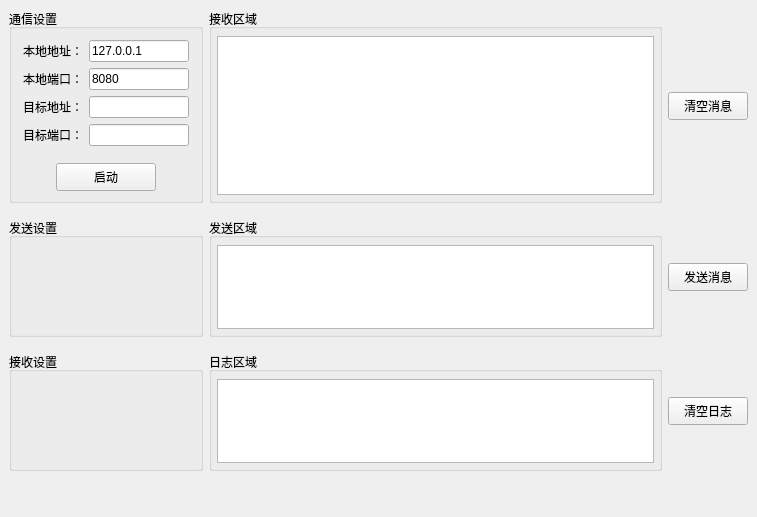
<?xml version="1.0" encoding="UTF-8"?>
<ui version="4.0">
 <class>LeonWgt</class>
 <widget class="QWidget" name="LeonWgt">
  <property name="geometry">
   <rect>
    <x>0</x>
    <y>0</y>
    <width>757</width>
    <height>517</height>
   </rect>
  </property>
  <property name="windowTitle">
   <string>LeonWgt</string>
  </property>
  <layout class="QVBoxLayout" name="verticalLayout_2">
   <property name="spacing">
    <number>15</number>
   </property>
   <property name="leftMargin">
    <number>9</number>
   </property>
   <property name="topMargin">
    <number>9</number>
   </property>
   <property name="rightMargin">
    <number>9</number>
   </property>
   <property name="bottomMargin">
    <number>9</number>
   </property>
   <item>
    <widget class="QWidget" name="widget_3" native="true">
     <layout class="QHBoxLayout" name="horizontalLayout_4" stretch="3,7,0">
      <property name="leftMargin">
       <number>0</number>
      </property>
      <property name="topMargin">
       <number>0</number>
      </property>
      <property name="rightMargin">
       <number>0</number>
      </property>
      <property name="bottomMargin">
       <number>0</number>
      </property>
      <item>
       <widget class="QGroupBox" name="groupBox">
        <property name="title">
         <string>通信设置</string>
        </property>
        <layout class="QVBoxLayout" name="verticalLayout_3">
         <property name="leftMargin">
          <number>0</number>
         </property>
         <property name="topMargin">
          <number>0</number>
         </property>
         <property name="rightMargin">
          <number>0</number>
         </property>
         <property name="bottomMargin">
          <number>9</number>
         </property>
         <item>
          <widget class="QWidget" name="widget" native="true">
           <layout class="QGridLayout" name="gridLayout">
            <item row="0" column="0">
             <widget class="QLabel" name="label">
              <property name="text">
               <string>本地地址：</string>
              </property>
             </widget>
            </item>
            <item row="0" column="1">
             <widget class="QLineEdit" name="lineEdit">
              <property name="text">
               <string>127.0.0.1</string>
              </property>
             </widget>
            </item>
            <item row="1" column="0">
             <widget class="QLabel" name="label_2">
              <property name="text">
               <string>本地端口：</string>
              </property>
             </widget>
            </item>
            <item row="1" column="1">
             <widget class="QLineEdit" name="lineEdit_2">
              <property name="text">
               <string>8080</string>
              </property>
             </widget>
            </item>
            <item row="2" column="0">
             <widget class="QLabel" name="label_3">
              <property name="text">
               <string>目标地址：</string>
              </property>
             </widget>
            </item>
            <item row="2" column="1">
             <widget class="QLineEdit" name="lineEdit_3"/>
            </item>
            <item row="3" column="0">
             <widget class="QLabel" name="label_4">
              <property name="text">
               <string>目标端口：</string>
              </property>
             </widget>
            </item>
            <item row="3" column="1">
             <widget class="QLineEdit" name="lineEdit_4"/>
            </item>
           </layout>
          </widget>
         </item>
         <item>
          <widget class="QWidget" name="widget_2" native="true">
           <layout class="QHBoxLayout" name="horizontalLayout_5">
            <property name="leftMargin">
             <number>0</number>
            </property>
            <property name="topMargin">
             <number>0</number>
            </property>
            <property name="rightMargin">
             <number>0</number>
            </property>
            <property name="bottomMargin">
             <number>0</number>
            </property>
            <item>
             <spacer name="horizontalSpacer">
              <property name="orientation">
               <enum>Qt::Horizontal</enum>
              </property>
              <property name="sizeHint" stdset="0">
               <size>
                <width>40</width>
                <height>20</height>
               </size>
              </property>
             </spacer>
            </item>
            <item>
             <widget class="QPushButton" name="m_pStartBtn">
              <property name="sizePolicy">
               <sizepolicy hsizetype="Fixed" vsizetype="Fixed">
                <horstretch>0</horstretch>
                <verstretch>0</verstretch>
               </sizepolicy>
              </property>
              <property name="minimumSize">
               <size>
                <width>100</width>
                <height>28</height>
               </size>
              </property>
              <property name="text">
               <string>启动</string>
              </property>
             </widget>
            </item>
            <item>
             <spacer name="horizontalSpacer_2">
              <property name="orientation">
               <enum>Qt::Horizontal</enum>
              </property>
              <property name="sizeHint" stdset="0">
               <size>
                <width>40</width>
                <height>20</height>
               </size>
              </property>
             </spacer>
            </item>
           </layout>
          </widget>
         </item>
        </layout>
       </widget>
      </item>
      <item>
       <widget class="QGroupBox" name="groupBox_3">
        <property name="title">
         <string>接收区域</string>
        </property>
        <layout class="QHBoxLayout" name="horizontalLayout_6">
         <property name="leftMargin">
          <number>5</number>
         </property>
         <property name="topMargin">
          <number>7</number>
         </property>
         <property name="rightMargin">
          <number>5</number>
         </property>
         <property name="bottomMargin">
          <number>5</number>
         </property>
         <item>
          <widget class="QTextEdit" name="textEdit"/>
         </item>
        </layout>
       </widget>
      </item>
      <item>
       <widget class="QPushButton" name="m_pClearRecvMsgBtn">
        <property name="sizePolicy">
         <sizepolicy hsizetype="Fixed" vsizetype="Fixed">
          <horstretch>0</horstretch>
          <verstretch>0</verstretch>
         </sizepolicy>
        </property>
        <property name="minimumSize">
         <size>
          <width>80</width>
          <height>28</height>
         </size>
        </property>
        <property name="text">
         <string>清空消息</string>
        </property>
       </widget>
      </item>
     </layout>
    </widget>
   </item>
   <item>
    <widget class="QWidget" name="m_pSendMsgWgt" native="true">
     <layout class="QHBoxLayout" name="horizontalLayout" stretch="3,7,0">
      <property name="leftMargin">
       <number>0</number>
      </property>
      <property name="topMargin">
       <number>0</number>
      </property>
      <property name="rightMargin">
       <number>0</number>
      </property>
      <property name="bottomMargin">
       <number>0</number>
      </property>
      <item>
       <widget class="QGroupBox" name="groupBox_6">
        <property name="title">
         <string>发送设置</string>
        </property>
       </widget>
      </item>
      <item>
       <widget class="QGroupBox" name="groupBox_2">
        <property name="title">
         <string>发送区域</string>
        </property>
        <layout class="QHBoxLayout" name="horizontalLayout_2">
         <property name="leftMargin">
          <number>5</number>
         </property>
         <property name="topMargin">
          <number>7</number>
         </property>
         <property name="rightMargin">
          <number>5</number>
         </property>
         <property name="bottomMargin">
          <number>5</number>
         </property>
         <item>
          <widget class="QTextEdit" name="textEdit_2"/>
         </item>
        </layout>
       </widget>
      </item>
      <item>
       <widget class="QPushButton" name="m_pSendMsgBtn">
        <property name="sizePolicy">
         <sizepolicy hsizetype="Fixed" vsizetype="Fixed">
          <horstretch>0</horstretch>
          <verstretch>0</verstretch>
         </sizepolicy>
        </property>
        <property name="minimumSize">
         <size>
          <width>80</width>
          <height>28</height>
         </size>
        </property>
        <property name="text">
         <string>发送消息</string>
        </property>
       </widget>
      </item>
     </layout>
    </widget>
   </item>
   <item>
    <widget class="QWidget" name="m_pLogMsgWgt" native="true">
     <layout class="QHBoxLayout" name="horizontalLayout_3" stretch="3,7,0">
      <property name="leftMargin">
       <number>0</number>
      </property>
      <property name="topMargin">
       <number>0</number>
      </property>
      <property name="rightMargin">
       <number>0</number>
      </property>
      <property name="bottomMargin">
       <number>0</number>
      </property>
      <item>
       <widget class="QGroupBox" name="groupBox_5">
        <property name="title">
         <string>接收设置</string>
        </property>
        <layout class="QVBoxLayout" name="verticalLayout_4"/>
       </widget>
      </item>
      <item>
       <widget class="QGroupBox" name="groupBox_4">
        <property name="title">
         <string>日志区域</string>
        </property>
        <layout class="QHBoxLayout" name="horizontalLayout_7">
         <property name="leftMargin">
          <number>5</number>
         </property>
         <property name="topMargin">
          <number>7</number>
         </property>
         <property name="rightMargin">
          <number>5</number>
         </property>
         <property name="bottomMargin">
          <number>5</number>
         </property>
         <item>
          <widget class="QTextEdit" name="textEdit_3"/>
         </item>
        </layout>
       </widget>
      </item>
      <item>
       <widget class="QPushButton" name="m_pClearLogBtn">
        <property name="sizePolicy">
         <sizepolicy hsizetype="Fixed" vsizetype="Fixed">
          <horstretch>0</horstretch>
          <verstretch>0</verstretch>
         </sizepolicy>
        </property>
        <property name="minimumSize">
         <size>
          <width>80</width>
          <height>28</height>
         </size>
        </property>
        <property name="text">
         <string>清空日志</string>
        </property>
       </widget>
      </item>
     </layout>
    </widget>
   </item>
   <item>
    <widget class="QWidget" name="m_pOptMsgWgt" native="true">
     <layout class="QVBoxLayout" name="verticalLayout"/>
    </widget>
   </item>
  </layout>
 </widget>
 <layoutdefault spacing="6" margin="11"/>
 <resources/>
 <connections/>
</ui>
